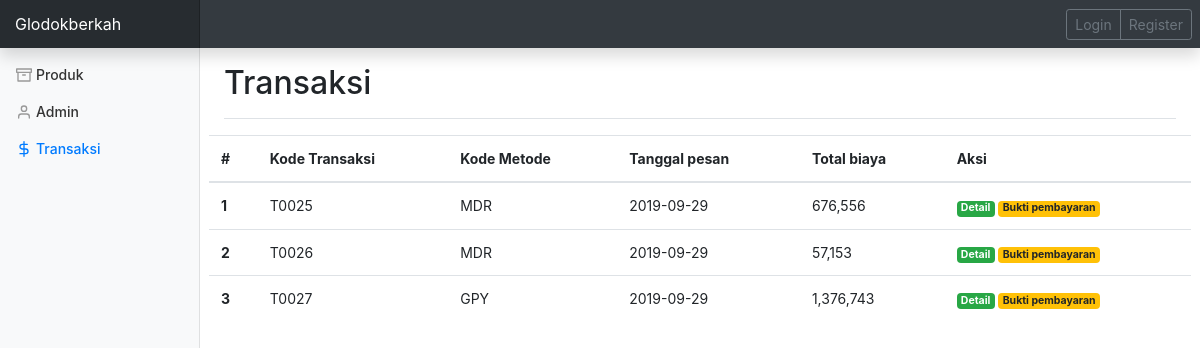
Page /index.php/dashboard/transaksi on the committed database.
### tables this page shows
CREATE TABLE `detailtransaksi` (
  `kode_transaksi` char(5) NOT NULL,
  `kode_metode` char(3) NOT NULL,
  `kode_unik` int(11) NOT NULL,
  `tgl` date NOT NULL,
  `total_biaya` int(11) NOT NULL,
  `ongkir` int(11) NOT NULL,
  `dibayar` char(1) NOT NULL,
  `bukti` varchar(50) NOT NULL
);

### application/controllers/dashboard/Transaksi.php (called while the page is built, shortened)
<?php
class Transaksi extends CI_Controller {
    public function __construct()
    {
    $this->load->model('Model_produk');
    }
    public function index()
    {
        $this->load->model('Model_produk');
        $heading = 'Transaksi';
        $this->db->select('*');
        $this->db->from('detailtransaksi');
        $this->db->where('dibayar', 'N');
        $query = $this->db->get();
        $tampil = $query->result_array();
        $this->load->view('templates/head');
        $this->load->view('templates/dashboard/topbar');
        $this->load->view('dashboard/transaksi',compact('heading','tampil','query'));
        $this->load->view('templates/dashboard/sidebar',compact('menu'));
        $this->load->view('templates/footer');
    }
}

### index.php (called while the page is built, shortened)
<?php
require_once BASEPATH.'core/CodeIgniter.php';

### application/views/dashboard/transaksi.php (the view, shortened to what this page needs)
  <main role="main" class="col-md-9 ml-sm-auto col-lg-10 px-4">
      <div class="d-flex justify-content-between flex-wrap flex-md-nowrap align-items-center pt-3 pb-2 mb-3 border-bottom">
        <h1 class="h2"><?= $heading ?></h1>
      </div>
      <div class="row">
      <table class="table">
  <thead>
    <tr>
      <th scope="col">#</th>
      <th scope="col">Kode Transaksi</th>
      <th scope="col">Kode Metode</th>
      <th scope="col">Tanggal pesan</th>
      <th scope="col">Total biaya</th>
      <th scope="col">Aksi</th>
    </tr>
  </thead>
  <tbody>
  <?php
  if($query->num_rows() > 0 ){
  $no =1;
  foreach ($tampil as $row) {?>
    <tr>
      <th scope="row"><?= $no++ ?></th>
      <td><?= $row['kode_transaksi'] ?></td>
      <td><?= $row['kode_metode'] ?></td>
      <td><?= $row['tgl'] ?></td>
      <td><?= number_format($row['total_biaya']+$row['ongkir']+$row['kode_unik']) ?></td>
      <td>
      <a class='badge badge-success' href="<?= base_url() ?>dashboard/Transaksi/detail/<?= $row['kode_transaksi'] ?>">Detail</a>
      <a class='badge badge-warning' href="<?= base_url() ?>dashboard/Transaksi/bukti/<?= $row['kode_transaksi'] ?>">Bukti pembayaran</a>
      </td>
    </tr>
  <?php } }else{ ?>
    <tr>
    <td colspan='5' class='text-center'><b>Transaksi kosong!</b></td>
    </tr>
    <?php }?>
  </tbody>
</table>
        </div>
    </main>

### assets/css/sidebar.css (style rules this page uses)
[role="main"] { padding-top: 133px; }
@media (min-width: 768px) { [role="main"] { padding-top: 48px; } }

### rows in the picture
detailtransaksi: kode_transaksi "T0025", kode_metode "MDR", tgl "2019-09-29", $row['total_biaya']+$row['ongkir']+$row['kode_unik'] "676,556"
detailtransaksi: kode_transaksi "T0026", kode_metode "MDR", tgl "2019-09-29", $row['total_biaya']+$row['ongkir']+$row['kode_unik'] "57,153"
detailtransaksi: kode_transaksi "T0027", kode_metode "GPY", tgl "2019-09-29", $row['total_biaya']+$row['ongkir']+$row['kode_unik'] "1,376,743"

### other values in the picture
$heading "Transaksi"
$m "Produk"
$m "Admin"
$m "Transaksi"
